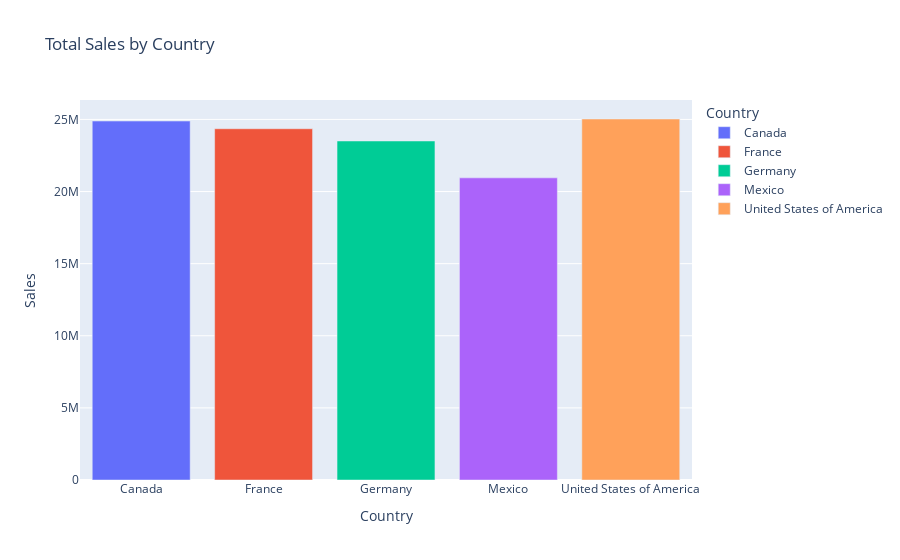
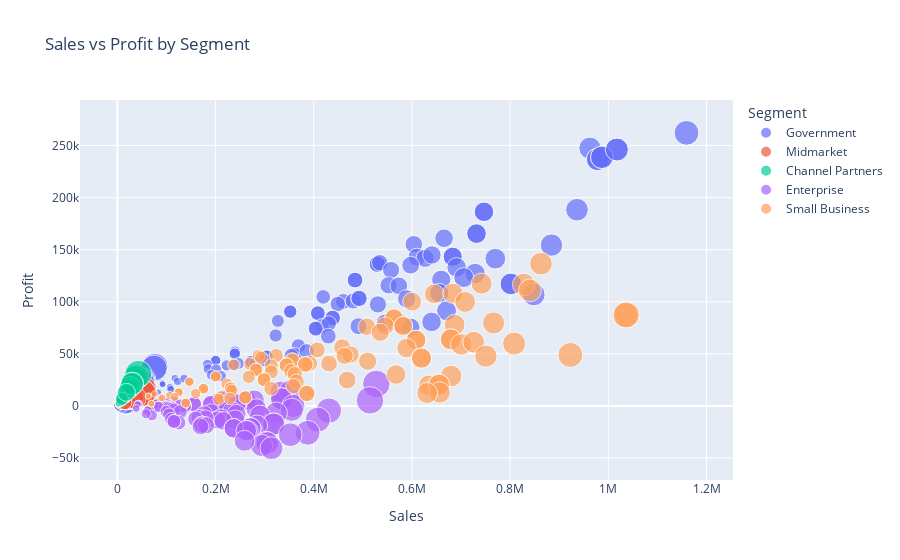
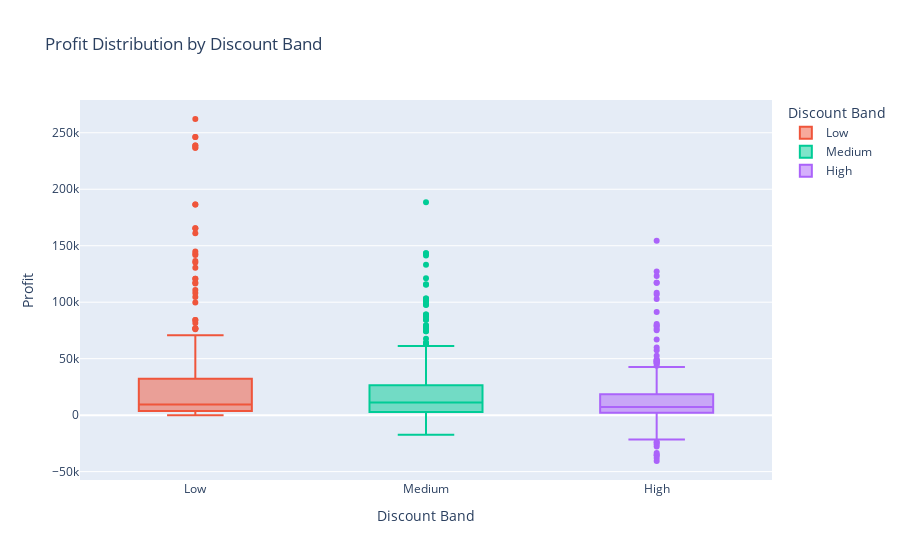
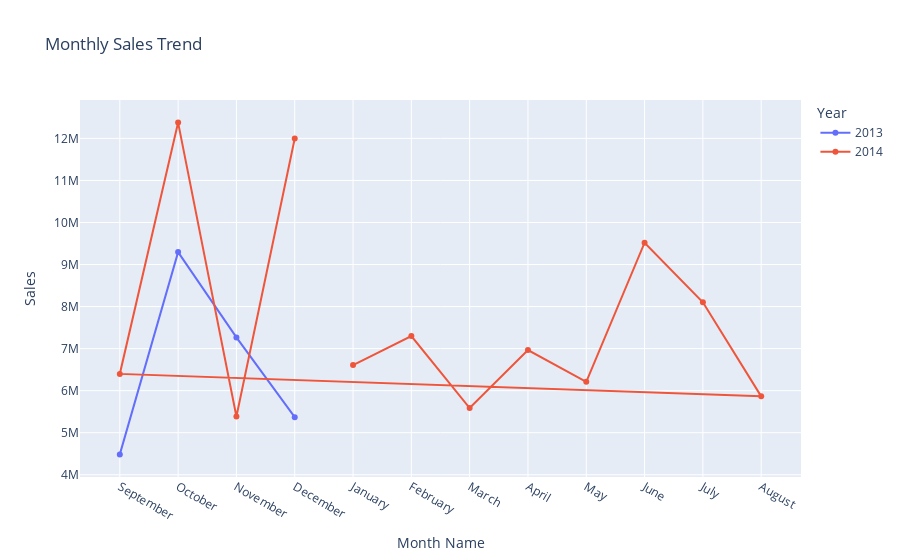

The code cell stored with these charts, in order, in its notebook:
### Markdown cell above
### Use Plotly For Interactive Graphs

### Code cell
# --- Check column names ---
print(df.columns)

# Example output:

# ['Segment', 'Country', 'Product', 'Discount Band', 'Units Sold',
#  'Manufacturing Price', 'Sale Price', 'Gross Sales', 'Discounts',
#  ' Sales', 'COGS', 'Profit', 'Date', 'Month Number', 
#  'Month Name', 'Year', 'Product ID']

# --- Bar chart: Total Sales by Country ---
fig1 = px.bar(
    df.groupby("Country", as_index=False).agg({" Sales": "sum"}),
    x="Country", y=" Sales",
    title="Total Sales by Country",
    color="Country"
)
fig1.show()

# --- Scatter plot: Sales vs Profit by Segment ---
fig2 = px.scatter(
    df,
    x=" Sales", y="Profit",
    color="Segment",
    size="Units Sold",
    hover_data=["Country", "Product"],
    title="Sales vs Profit by Segment"
)
fig2.show()

# --- Boxplot: Profit distribution by Discount Band ---
fig3 = px.box(
    df,
    x="Discount Band",
    y="Profit",
    color="Discount Band",
    title="Profit Distribution by Discount Band"
)
fig3.show()

# --- Time series: Monthly Sales trend ---
monthly_sales = df.groupby(["Year", "Month Number", "Month Name"], as_index=False).agg({" Sales": "sum"})
monthly_sales = monthly_sales.sort_values(["Year", "Month Number"])

fig4 = px.line(
    monthly_sales,
    x="Month Name", y=" Sales",
    color="Year",
    title="Monthly Sales Trend",
    markers=True
)
fig4.show()

# --- Heatmap: Correlation matrix ---
numeric_df = df.select_dtypes(include="number")
corr = numeric_df.corr()

fig5 = px.imshow(
    corr,
    text_auto=True,
    color_continuous_scale="RdBu_r",
    title="Correlation Heatmap"
)
fig5.show()

### Figure 1 — Plotly figure (JSON) as saved in the notebook; plotly's stock layout.template omitted (floating-point values rounded to 4 significant figures)
{"data": [{"alignmentgroup": "True", "hovertemplate": "Country=%{x}<br> Sales=%{y}<extra></extra>", "legendgroup": "Canada", "marker": {"color": "#636efa", "pattern": {"shape": ""}}, "name": "Canada", "offsetgroup": "Canada", "orientation": "v", "showlegend": true, "textposition": "auto", "type": "bar", "x": ["Canada"], "xaxis": "x", "y": [24890000.0], "yaxis": "y"}, {"alignmentgroup": "True", "hovertemplate": "Country=%{x}<br> Sales=%{y}<extra></extra>", "legendgroup": "France", "marker": {"color": "#EF553B", "pattern": {"shape": ""}}, "name": "France", "offsetgroup": "France", "orientation": "v", "showlegend": true, "textposition": "auto", "type": "bar", "x": ["France"], "xaxis": "x", "y": [24350000.0], "yaxis": "y"}, {"alignmentgroup": "True", "hovertemplate": "Country=%{x}<br> Sales=%{y}<extra></extra>", "legendgroup": "Germany", "marker": {"color": "#00cc96", "pattern": {"shape": ""}}, "name": "Germany", "offsetgroup": "Germany", "orientation": "v", "showlegend": true, "textposition": "auto", "type": "bar", "x": ["Germany"], "xaxis": "x", "y": [23510000.0], "yaxis": "y"}, {"alignmentgroup": "True", "hovertemplate": "Country=%{x}<br> Sales=%{y}<extra></extra>", "legendgroup": "Mexico", "marker": {"color": "#ab63fa", "pattern": {"shape": ""}}, "name": "Mexico", "offsetgroup": "Mexico", "orientation": "v", "showlegend": true, "textposition": "auto", "type": "bar", "x": ["Mexico"], "xaxis": "x", "y": [20950000.0], "yaxis": "y"}, {"alignmentgroup": "True", "hovertemplate": "Country=%{x}<br> Sales=%{y}<extra></extra>", "legendgroup": "United States of America", "marker": {"color": "#FFA15A", "pattern": {"shape": ""}}, "name": "United States of America", "offsetgroup": "United States of America", "orientation": "v", "showlegend": true, "textposition": "auto", "type": "bar", "x": ["United States of America"], "xaxis": "x", "y": [25030000.0], "yaxis": "y"}], "layout": {"barmode": "relative", "legend": {"title": {"text": "Country"}, "tracegroupgap": 0}, "title": {"text": "Total Sales by Country"}, "xaxis": {"anchor": "y", "categoryarray": ["Canada", "France", "Germany", "Mexico", "United States of America"], "categoryorder": "array", "domain": [0, 1], "title": {"text": "Country"}}, "yaxis": {"anchor": "x", "domain": [0, 1], "title": {"text": " Sales"}}}}

### Figure 2 — Plotly figure (JSON) as saved in the notebook; plotly's stock layout.template omitted (floating-point values rounded to 4 significant figures; data arrays with more than 128 entries replaced by an {"elided": "..."} marker saying what was removed)
{"data": [{"customdata": {"elided": "300x2 str values"}, "hovertemplate": "Segment=Government<br> Sales=%{x}<br>Profit=%{y}<br>Units Sold=%{marker.size}<br>Country=%{customdata[0]}<br>Product=%{customdata[1]}<extra></extra>", "legendgroup": "Government", "marker": {"color": "#636efa", "size": {"elided": "300 float values"}, "sizemode": "area", "sizeref": 11.23, "symbol": "circle"}, "mode": "markers", "name": "Government", "orientation": "v", "showlegend": true, "type": "scatter", "x": {"elided": "300 float values"}, "xaxis": "x", "y": {"elided": "300 float values"}, "yaxis": "y"}, {"customdata": {"elided": "100x2 str values"}, "hovertemplate": "Segment=Midmarket<br> Sales=%{x}<br>Profit=%{y}<br>Units Sold=%{marker.size}<br>Country=%{customdata[0]}<br>Product=%{customdata[1]}<extra></extra>", "legendgroup": "Midmarket", "marker": {"color": "#EF553B", "size": [2178, 888, 2470, 921, 2470, 615, 974, 549, 2472, 2152, 2178, 888, 615, 2296, 2214, 1514, 747, 321, 2363, 1925, 1945, 1945, 2031, 2031, 2261, 1967, 218, 671, 1514, 1514, 671, 2791, 2620, 2116, 555, 2861, 3801, 2844, 2030, 1530, 2844, 2198, 1743, 1153, 1153, 1262, 2101, 2931, 490, 2501, 711, 711, 3675, 1227, 245, 1227, 970, 2628, 1630.0, 2072, 2167, 681, 510, 790, 641, 2167, 2072, 384, 3200.0, 1560, 2157, 1984, 655, 2157, 2689, 677, 380, 3874.0, 2548, 2567, 2567, 1565, 3998.0, 660, 1565, 278, 1767, 1513, 2300, 2300, 2470, 1743, 1743, 1870, 1614, 2559, 1175, 2826, 492, 1175], "sizemode": "area", "sizeref": 11.23, "symbol": "circle"}, "mode": "markers", "name": "Midmarket", "orientation": "v", "showlegend": true, "type": "scatter", "x": [32670, 13320, 37050, 13815, 37050, 9225, 14610, 8235, 37080, 32280, 32670, 13320, 9225, 34100.0, 32880.0, 22480.0, 11090.0, 4767.0, 34740.0, 28300.0, 28300.0, 28300.0, 29250.0, 29250.0, 32560.0, 28320.0, 3139.0, 9662.0, 21800.0, 21800.0, 9662.0, 39770.0, 37335, 30153, 7909.0, 40770.0, 53590.0, 40100.0, 28623, 21573, 40100.0, 30990.0, 24580.0, 16260.0, 16260.0, 17600.0, 29310.0, 40890.0, 6762, 34510.0, 9812.0, 9812.0, 50160.0, 16750.0, 3344.0, 16750.0, 13240.0, 35870.0, 22260.0, 27972, 29250.0, 9194.0, 6885, 10665, 8654.0, 29250.0, 27972, 5126.0, 42710.0, 20826, 28800.0, 26490.0, 8744.0, 28800.0, 35490.0, 8936.0, 5016, 51140.0, 33630.0, 33500.0, 33500.0, 20420.0, 52170.0, 8613, 20420.0, 3586.0, 22790.0, 19520.0, 29670, 29670, 31863, 22480.0, 22480.0, 24123, 20580.0, 32630.0, 14980.0, 36030.0, 6273, 14980.0], "xaxis": "x", "y": [10890, 4440, 12350, 4605, 12350, 3075, 4870, 2745, 12360, 10760, 10890, 4440, 3075, 11140.0, 10740.0, 7343.0, 3623.0, 1557.0, 11110.0, 9048.0, 8850.0, 8850.0, 8936.0, 8936.0, 9948.0, 8655.0, 959.2, 2952.0, 6662.0, 6662.0, 2952.0, 11860.0, 11135, 8993, 2359.0, 12160.0, 15580.0, 11660.0, 8323, 6273, 11660.0, 9012.0, 7146.0, 4727.0, 4727.0, 4985.0, 8299.0, 11580.0, 1862, 9504.0, 2702.0, 2702.0, 13410.0, 4479.0, 894.2, 4479.0, 3540.0, 9592.0, 5951.0, 7252, 7584.0, 2384.0, 1785, 2765, 2244.0, 7584.0, 7252, 1286.0, 10720.0, 5226, 7226.0, 6646.0, 2194.0, 7226.0, 8605.0, 2166.0, 1216, 12400.0, 8154.0, 7829.0, 7829.0, 4773.0, 12190.0, 2013, 4773.0, 806.2, 5124.0, 4388.0, 6670, 6670, 7163, 5055.0, 5055.0, 5423, 4438.0, 7037.0, 3231.0, 7772.0, 1353, 3231.0], "yaxis": "y"}, {"customdata": {"elided": "100x2 str values"}, "hovertemplate": "Segment=Channel Partners<br> Sales=%{x}<br>Profit=%{y}<br>Units Sold=%{marker.size}<br>Country=%{customdata[0]}<br>Product=%{customdata[1]}<extra></extra>", "legendgroup": "Channel Partners", "marker": {"color": "#00cc96", "size": [2518, 1545, 2518, 367, 912, 2161, 1545, 2838, 1953, 2141, 1858, 1445, 2671, 766, 766, 1989, 1295, 1142, 690, 1142, 1295, 1785, 1055, 1084, 1055, 1084, 1947, 908, 1901, 1901, 1370.0, 1916, 2479, 1465, 866, 2431, 2431, 1123, 1865, 1116, 2342, 562, 2299, 2723, 2299, 727, 1884, 2340, 2342, 1738.0, 2215, 2763, 3244.0, 598, 1375, 367, 2321, 367, 1775, 1956, 880, 2234, 1580, 1967, 306, 386, 386, 3520.0, 2574, 1198, 1198, 472, 1005, 472, 1937, 4026, 2426.0, 1734, 2109, 2661, 2761, 604, 571, 1013, 604, 410, 1013, 410, 1770, 1393, 1393, 2015, 2914, 2222, 2475, 2914, 914, 500, 914, 1806], "sizemode": "area", "sizeref": 11.23, "symbol": "circle"}, "mode": "markers", "name": "Channel Partners", "orientation": "v", "showlegend": true, "type": "scatter", "x": [30216, 18540, 30216, 4404, 10944, 25932, 18540, 34056, 23436, 25692, 22070.0, 17170.0, 31730.0, 9100.0, 9100.0, 23630.0, 15230.0, 13430.0, 8114.0, 13430.0, 15230.0, 20990.0, 12410.0, 12750.0, 12410.0, 12750.0, 22660.0, 10570.0, 22130.0, 22130.0, 15940.0, 22300.0, 28860.0, 16880.0, 9976.0, 27710.0, 27710.0, 12800.0, 21261, 12720.0, 26700.0, 6339.0, 25930.0, 30720.0, 25930.0, 8113.0, 21030.0, 26110.0, 26140.0, 19400.0, 24720.0, 30840.0, 36210.0, 6602.0, 15180, 4008.0, 25350.0, 4008.0, 19383, 21360.0, 9610.0, 24400.0, 17250.0, 21480.0, 3342.0, 4169.0, 4169.0, 38020.0, 27800.0, 12790.0, 12790.0, 5041.0, 10730.0, 5041.0, 20690.0, 43000.0, 25900.0, 18520.0, 22270.0, 28100.0, 29160.0, 6306.0, 5961.0, 10580.0, 6306.0, 4280.0, 10580.0, 4280.0, 18480.0, 14380.0, 14380.0, 20790.0, 30070.0, 22930.0, 25542, 30070.0, 9323.0, 5100, 9323.0, 18420.0], "xaxis": "x", "y": [22662, 13905, 22662, 3303, 8208, 19449, 13905, 25542, 17577, 19269, 16500.0, 12830.0, 23720.0, 6802.0, 6802.0, 17660.0, 11340.0, 10000.0, 6044.0, 10000.0, 11340.0, 15640.0, 9242.0, 9496.0, 9242.0, 9496.0, 16820.0, 7845.0, 16420.0, 16420.0, 11830.0, 16550.0, 21420.0, 12480.0, 7378.0, 20420.0, 20420.0, 9433.0, 15666, 9374.0, 19670.0, 4653.0, 19040.0, 22550.0, 19040.0, 5932.0, 15370.0, 19090.0, 19110.0, 14190.0, 18070.0, 22550.0, 26480.0, 4808.0, 11055, 2907.0, 18380.0, 2907.0, 14058, 15490.0, 6970.0, 17690.0, 12510.0, 15580.0, 2424.0, 3011.0, 3011.0, 27460.0, 20080.0, 9201.0, 9201.0, 3625.0, 7718.0, 3625.0, 14880.0, 30920.0, 18630.0, 13320.0, 15940.0, 20120.0, 20870.0, 4494.0, 4248.0, 7537.0, 4494.0, 3050.0, 7537.0, 3050.0, 13170.0, 10200.0, 10200.0, 14750.0, 21330.0, 16270.0, 18117, 21330.0, 6581.0, 3600, 6581.0, 13000.0], "yaxis": "y"}, {"customdata": {"elided": "100x2 str values"}, "hovertemplate": "Segment=Enterprise<br> Sales=%{x}<br>Profit=%{y}<br>Units Sold=%{marker.size}<br>Country=%{customdata[0]}<br>Product=%{customdata[1]}<extra></extra>", "legendgroup": "Enterprise", "marker": {"color": "#ab63fa", "size": [2666.0, 345, 1804, 2821, 345, 4220.0, 330, 663, 727, 787, 1823, 923, 663, 727, 787, 1744, 742.5, 1660, 662, 809, 2145, 2729, 809, 2145, 662, 2729, 2276, 4244.0, 1287, 1706, 1774, 1570, 2009, 1287, 1706, 2009, 1570, 1138, 795, 2988, 1138, 1074, 3627, 2992, 2385, 861, 704, 807, 861, 704, 887, 952, 2755, 1988.0, 2500, 3513, 2087, 1645, 994, 1540, 1114, 1857, 2797, 2797, 567, 2110, 877, 3446.0, 1482, 1804, 1596, 1916, 341, 2529, 579, 2441, 2441, 554, 3165, 1433, 947, 2416, 2156, 2156, 2387, 1583, 1583, 1659, 1023, 2821, 1575, 2844, 1174, 2767, 1085, 1085, 663, 2438, 2954, 552], "sizemode": "area", "sizeref": 11.23, "symbol": "circle"}, "mode": "markers", "name": "Enterprise", "orientation": "v", "showlegend": true, "type": "scatter", "x": [333200.0, 43125, 225500, 352625, 43125, 527400.0, 40840.0, 82050.0, 89970.0, 97390.0, 225600.0, 114200.0, 82050.0, 89970.0, 97390.0, 215820, 90960.0, 203350, 81095, 99100.0, 262800.0, 334300.0, 99100.0, 262800.0, 81095, 334300.0, 278810, 514500.0, 156000.0, 206900.0, 215100.0, 190400.0, 243600.0, 156000.0, 206900.0, 243600.0, 190400.0, 136560, 95400, 358560, 136560, 128880, 430700.0, 355300, 283200.0, 102200.0, 83600, 95830.0, 102200.0, 83600, 104200.0, 111860, 323700.0, 233500.0, 290625, 408400.0, 242600.0, 191200.0, 115600.0, 177100, 128110, 211200.0, 318200.0, 318200.0, 64500.0, 240000.0, 99760.0, 387600.0, 166725, 202950, 179550, 215550, 38360.0, 284500.0, 65140.0, 271600.0, 271600.0, 61630.0, 352100.0, 159400.0, 105400.0, 265760, 237160, 237160, 262570, 172200.0, 172200.0, 180400.0, 110000.0, 303300.0, 169300.0, 305730, 124700.0, 294000.0, 115300.0, 115300.0, 70440.0, 259000.0, 313900.0, 58650], "xaxis": "x", "y": [13330.0, 1725, 9020, 14105, 1725, 21100.0, 1238.0, 2486.0, 2726.0, 2951.0, 6836.0, 3461.0, 2486.0, 2726.0, 2951.0, 6540, 1856.0, 4150, 1655, 2022.0, 5362.0, 6822.0, 2022.0, 5362.0, 1655, 6822.0, 5690, 5304.0, 1609.0, 2132.0, 2218.0, 1962.0, 2511.0, 1609.0, 2132.0, 2511.0, 1962.0, 0, 0, 0, 0, 0, -4534.0, -3740, -2981.0, -1076.0, -880, -1009.0, -1076.0, -880, -2218.0, -2380, -6888.0, -4969.0, -9375, -13170.0, -7826.0, -6169.0, -3728.0, -7700, -5570, -11610.0, -17480.0, -17480.0, -3544.0, -13190.0, -5481.0, -25840.0, -11115, -13530, -11970, -14370, -2558.0, -18970.0, -4342.0, -21360.0, -21360.0, -4848.0, -27690.0, -12540.0, -8286.0, -24160, -21560, -21560, -23870, -17810.0, -17810.0, -18660.0, -12790.0, -35260.0, -19690.0, -35550, -16140.0, -38050.0, -14920.0, -14920.0, -9116.0, -33520.0, -40620.0, -7590], "yaxis": "y"}, {"customdata": {"elided": "100x2 str values"}, "hovertemplate": "Segment=Small Business<br> Sales=%{x}<br>Profit=%{y}<br>Units Sold=%{marker.size}<br>Country=%{customdata[0]}<br>Product=%{customdata[1]}<extra></extra>", "legendgroup": "Small Business", "marker": {"color": "#FFA15A", "size": [958, 788, 2001, 2151, 494, 2301, 2498, 2905, 986, 494, 214, 918, 1728, 1916, 214, 259, 1101, 1916, 689, 2434.0, 689, 2844, 1874, 2021, 1859, 2021, 1414.0, 2918, 991, 1100, 1607, 991, 1250, 1250, 1221, 1221, 2436, 448, 2181, 2181, 1702, 448, 1123, 1404, 1659, 1372, 959, 2747, 1372, 1562, 1283, 2460, 386, 635, 2134, 808, 2460, 635, 1094, 3802.0, 322, 334, 2565, 1094, 1324, 3794.0, 2659, 1867, 591, 2294, 853, 432, 2294, 2993, 853, 2811, 873, 1366, 1773, 1186, 3495, 1359, 2150, 807, 2605, 801, 1496, 1010, 2460, 269, 2536, 2541, 269, 1496, 1010, 888, 546, 2574, 2475, 546], "sizemode": "area", "sizeref": 11.23, "symbol": "circle"}, "mode": "markers", "name": "Small Business", "orientation": "v", "showlegend": true, "type": "scatter", "x": [287400, 236400, 600300, 645300, 146718, 683397, 741906, 862785, 292842, 146718, 62916, 269892, 508032, 563304, 62916, 76146, 323694, 563304, 200499, 708400.0, 200499, 827604, 545334, 582048, 535392, 582048, 407376, 840384, 282435, 313500, 457995, 282435, 356250, 356250, 344322, 344322, 686952, 124992, 608499, 608499, 474858, 124992, 313317, 391716, 462861, 382788, 267561, 766413, 382788, 431112, 354108, 678960, 106536, 175260, 588984, 223008, 678960, 175260, 298662, 1038000.0, 87906, 91182, 700245, 298662, 361452, 1036000.0, 725907, 509691, 159570, 619380, 230310, 116640, 619380, 808110, 230310, 750537, 233091, 364722, 468072, 313104, 922680, 358776, 567600, 210627, 679905, 206658, 385968, 260580, 634680, 69402, 654288, 655578, 69402, 385968, 260580, 229104, 139230, 656370, 631125, 139230], "xaxis": "x", "y": [47900, 39400, 100050, 107550, 23218, 108147, 117406, 136535, 46342, 23218, 9416, 40392, 76032, 84304, 9416, 11396, 48444, 84304, 28249, 99810.0, 28249, 116604, 76834, 76798, 70642, 76798, 53751, 110884, 34685, 38500, 56245, 34685, 43750, 43750, 39072, 39072, 77952, 12992, 63249, 63249, 49358, 12992, 32567, 40716, 48111, 39788, 27811, 79663, 39788, 40612, 33358, 63960, 10036, 16510, 55484, 21008, 63960, 16510, 25162, 87460.0, 7406, 7682, 58995, 25162, 30452, 87250.0, 61157, 42941, 11820, 45880, 17060, 8640, 45880, 59860, 17060, 47787, 14841, 23222, 24822, 16604, 48930, 19026, 30100, 8877, 28655, 6408, 11968, 8080, 19680, 2152, 20288, 20328, 2152, 11968, 8080, 7104, 2730, 12870, 12375, 2730], "yaxis": "y"}], "layout": {"legend": {"itemsizing": "constant", "title": {"text": "Segment"}, "tracegroupgap": 0}, "title": {"text": "Sales vs Profit by Segment"}, "xaxis": {"anchor": "y", "domain": [0, 1], "title": {"text": " Sales"}}, "yaxis": {"anchor": "x", "domain": [0, 1], "title": {"text": "Profit"}}}}

### Figure 3 — Plotly figure (JSON) as saved in the notebook; plotly's stock layout.template omitted (floating-point values rounded to 4 significant figures; data arrays with more than 128 entries replaced by an {"elided": "..."} marker saying what was removed)
{"data": [{"alignmentgroup": "True", "hovertemplate": "Discount Band=%{x}<br>Profit=%{y}<extra></extra>", "legendgroup": "Low", "marker": {"color": "#EF553B"}, "name": "Low", "notched": false, "offsetgroup": "Low", "orientation": "v", "showlegend": true, "type": "box", "x": {"elided": "160 str values"}, "x0": " ", "xaxis": "x", "y": {"elided": "160 float values"}, "y0": " ", "yaxis": "y"}, {"alignmentgroup": "True", "hovertemplate": "Discount Band=%{x}<br>Profit=%{y}<extra></extra>", "legendgroup": "Medium", "marker": {"color": "#00cc96"}, "name": "Medium", "notched": false, "offsetgroup": "Medium", "orientation": "v", "showlegend": true, "type": "box", "x": {"elided": "242 str values"}, "x0": " ", "xaxis": "x", "y": {"elided": "242 float values"}, "y0": " ", "yaxis": "y"}, {"alignmentgroup": "True", "hovertemplate": "Discount Band=%{x}<br>Profit=%{y}<extra></extra>", "legendgroup": "High", "marker": {"color": "#ab63fa"}, "name": "High", "notched": false, "offsetgroup": "High", "orientation": "v", "showlegend": true, "type": "box", "x": {"elided": "245 str values"}, "x0": " ", "xaxis": "x", "y": {"elided": "245 float values"}, "y0": " ", "yaxis": "y"}], "layout": {"boxmode": "overlay", "legend": {"title": {"text": "Discount Band"}, "tracegroupgap": 0}, "title": {"text": "Profit Distribution by Discount Band"}, "xaxis": {"anchor": "y", "categoryarray": [null, "Low", "Medium", "High"], "categoryorder": "array", "domain": [0, 1], "title": {"text": "Discount Band"}}, "yaxis": {"anchor": "x", "domain": [0, 1], "title": {"text": "Profit"}}}}

### Figure 4 — Plotly figure (JSON) as saved in the notebook; plotly's stock layout.template omitted (floating-point values rounded to 4 significant figures)
{"data": [{"hovertemplate": "Year=2013<br>Month Name=%{x}<br> Sales=%{y}<extra></extra>", "legendgroup": "2013", "line": {"color": "#636efa", "dash": "solid"}, "marker": {"symbol": "circle"}, "mode": "lines+markers", "name": "2013", "orientation": "v", "showlegend": true, "type": "scatter", "x": ["September", "October", "November", "December"], "xaxis": "x", "y": [4484000.0, 9296000.0, 7267000.0, 5368000.0], "yaxis": "y"}, {"hovertemplate": "Year=2014<br>Month Name=%{x}<br> Sales=%{y}<extra></extra>", "legendgroup": "2014", "line": {"color": "#EF553B", "dash": "solid"}, "marker": {"symbol": "circle"}, "mode": "lines+markers", "name": "2014", "orientation": "v", "showlegend": true, "type": "scatter", "x": ["January", "February", "March", "April", "May", "June", "July", "August", "September", "October", "November", "December"], "xaxis": "x", "y": [6608000.0, 7298000.0, 5587000.0, 6965000.0, 6210000.0, 9519000.0, 8103000.0, 5865000.0, 6399000.0, 12380000.0, 5384000.0, 12000000.0], "yaxis": "y"}], "layout": {"legend": {"title": {"text": "Year"}, "tracegroupgap": 0}, "title": {"text": "Monthly Sales Trend"}, "xaxis": {"anchor": "y", "domain": [0, 1], "title": {"text": "Month Name"}}, "yaxis": {"anchor": "x", "domain": [0, 1], "title": {"text": " Sales"}}}}
